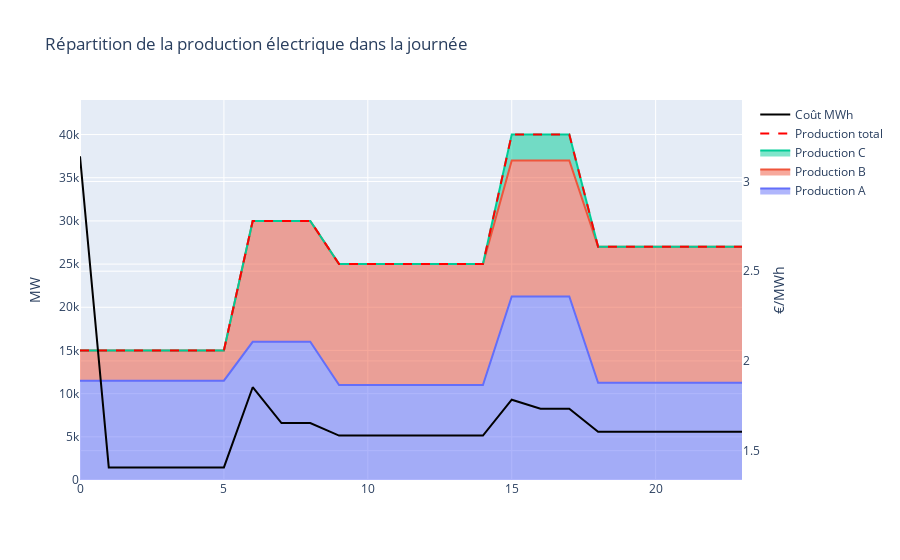

Notebook source saved alongside this figure:
### Code cell
df = df_results22(dict_N=dict_N,dict_P=dict_P,dict_Nstart=dict_Nstart,dict_XX=dict_Thermique)
fig = Results_viz(df,dict_Thermique)
fig.show()

### Figure 1 — Plotly figure (JSON) as saved in the notebook; plotly's stock layout.template omitted (floating-point values rounded to 4 significant figures)
{"data": [{"fill": "tonexty", "name": "Production A", "type": "scatter", "x": [0, 1, 2, 3, 4, 5, 6, 7, 8, 9, 10, 11, 12, 13, 14, 15, 16, 17, 18, 19, 20, 21, 22, 23], "y": [11500, 11500, 11500, 11500, 11500, 11500, 16000.0, 16000.0, 16000.0, 11000.0, 11000.0, 11000.0, 11000.0, 11000.0, 11000.0, 21250.0, 21250.0, 21250.0, 11250.0, 11250.0, 11250.0, 11250.0, 11250.0, 11250.0]}, {"fill": "tonexty", "name": "Production B", "type": "scatter", "x": [0, 1, 2, 3, 4, 5, 6, 7, 8, 9, 10, 11, 12, 13, 14, 15, 16, 17, 18, 19, 20, 21, 22, 23], "y": [15000, 15000, 15000, 15000, 15000, 15000, 30000, 30000, 30000, 25000, 25000, 25000, 25000, 25000, 25000, 37000, 37000, 37000, 27000, 27000, 27000, 27000, 27000, 27000]}, {"fill": "tonexty", "name": "Production C", "type": "scatter", "x": [0, 1, 2, 3, 4, 5, 6, 7, 8, 9, 10, 11, 12, 13, 14, 15, 16, 17, 18, 19, 20, 21, 22, 23], "y": [15000, 15000, 15000, 15000, 15000, 15000, 30000, 30000, 30000, 25000, 25000, 25000, 25000, 25000, 25000, 40000, 40000, 40000, 27000, 27000, 27000, 27000, 27000, 27000]}, {"line": {"color": "red", "dash": "dash"}, "name": "Production total", "type": "scatter", "x": [0, 1, 2, 3, 4, 5, 6, 7, 8, 9, 10, 11, 12, 13, 14, 15, 16, 17, 18, 19, 20, 21, 22, 23], "y": [15000, 15000, 15000, 15000, 15000, 15000, 30000, 30000, 30000, 25000, 25000, 25000, 25000, 25000, 25000, 40000, 40000, 40000, 27000, 27000, 27000, 27000, 27000, 27000]}, {"line": {"color": "black"}, "name": "Coût MWh", "type": "scatter", "x": [0, 1, 2, 3, 4, 5, 6, 7, 8, 9, 10, 11, 12, 13, 14, 15, 16, 17, 18, 19, 20, 21, 22, 23], "y": [3.14, 1.407, 1.407, 1.407, 1.407, 1.407, 1.853, 1.653, 1.653, 1.584, 1.584, 1.584, 1.584, 1.584, 1.584, 1.784, 1.734, 1.734, 1.606, 1.606, 1.606, 1.606, 1.606, 1.606], "yaxis": "y2"}], "layout": {"hovermode": "x", "title": {"text": "Répartition de la production électrique dans la journée"}, "yaxis": {"range": [0, 44000], "title": {"text": "MW"}}, "yaxis2": {"anchor": "free", "overlaying": "y", "position": 1, "range": [1.336, 3.454], "side": "right", "title": {"text": "€/MWh"}}}}
